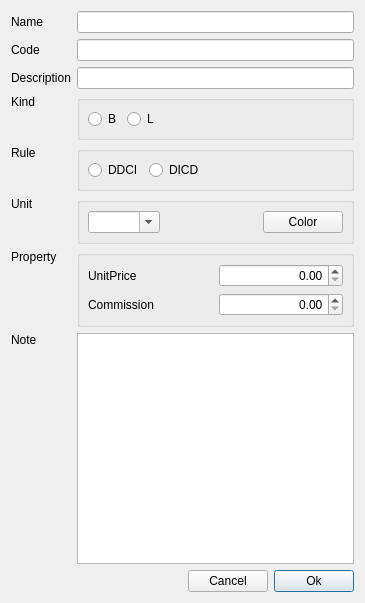
<?xml version="1.0" encoding="UTF-8"?>
<ui version="4.0">
 <class>InsertNodeItem</class>
 <widget class="QDialog" name="InsertNodeItem">
  <property name="geometry">
   <rect>
    <x>0</x>
    <y>0</y>
    <width>365</width>
    <height>603</height>
   </rect>
  </property>
  <layout class="QGridLayout" name="gridLayout_4">
   <item row="5" column="1" colspan="3">
    <widget class="QGroupBox" name="groupBox">
     <property name="sizePolicy">
      <sizepolicy hsizetype="Preferred" vsizetype="Preferred">
       <horstretch>0</horstretch>
       <verstretch>0</verstretch>
      </sizepolicy>
     </property>
     <property name="title">
      <string/>
     </property>
     <layout class="QHBoxLayout" name="horizontalLayout">
      <property name="spacing">
       <number>-1</number>
      </property>
      <property name="leftMargin">
       <number>8</number>
      </property>
      <property name="topMargin">
       <number>8</number>
      </property>
      <property name="rightMargin">
       <number>8</number>
      </property>
      <property name="bottomMargin">
       <number>8</number>
      </property>
      <item>
       <widget class="QRadioButton" name="rBtnDDCI">
        <property name="toolTip">
         <string>Debit Decrease, Credit Increase</string>
        </property>
        <property name="text">
         <string notr="true">DDCI</string>
        </property>
       </widget>
      </item>
      <item>
       <widget class="QRadioButton" name="rBtnDICD">
        <property name="toolTip">
         <string>Debit Increase, Credit Decrease</string>
        </property>
        <property name="text">
         <string notr="true">DICD</string>
        </property>
       </widget>
      </item>
      <item>
       <spacer name="horizontalSpacer_2">
        <property name="orientation">
         <enum>Qt::Orientation::Horizontal</enum>
        </property>
        <property name="sizeHint" stdset="0">
         <size>
          <width>40</width>
          <height>5</height>
         </size>
        </property>
       </spacer>
      </item>
     </layout>
    </widget>
   </item>
   <item row="1" column="0">
    <widget class="QLabel" name="labCode">
     <property name="text">
      <string>Code</string>
     </property>
     <property name="buddy">
      <cstring>lineEditCode</cstring>
     </property>
    </widget>
   </item>
   <item row="6" column="0">
    <widget class="QLabel" name="labUnit">
     <property name="toolTip">
      <string>Cannot be changed once set. Delete and recreate to modify.</string>
     </property>
     <property name="text">
      <string>Unit</string>
     </property>
     <property name="alignment">
      <set>Qt::AlignmentFlag::AlignLeading|Qt::AlignmentFlag::AlignLeft|Qt::AlignmentFlag::AlignTop</set>
     </property>
    </widget>
   </item>
   <item row="9" column="0">
    <widget class="QLabel" name="labNote">
     <property name="sizePolicy">
      <sizepolicy hsizetype="Preferred" vsizetype="Expanding">
       <horstretch>0</horstretch>
       <verstretch>0</verstretch>
      </sizepolicy>
     </property>
     <property name="text">
      <string>Note</string>
     </property>
     <property name="alignment">
      <set>Qt::AlignmentFlag::AlignLeading|Qt::AlignmentFlag::AlignLeft|Qt::AlignmentFlag::AlignTop</set>
     </property>
     <property name="buddy">
      <cstring>plainTextEdit</cstring>
     </property>
    </widget>
   </item>
   <item row="12" column="2">
    <widget class="QPushButton" name="pBtnCancel">
     <property name="sizePolicy">
      <sizepolicy hsizetype="Fixed" vsizetype="Fixed">
       <horstretch>0</horstretch>
       <verstretch>0</verstretch>
      </sizepolicy>
     </property>
     <property name="text">
      <string>Cancel</string>
     </property>
    </widget>
   </item>
   <item row="2" column="1" colspan="3">
    <widget class="LineEdit" name="lineEditDescription">
     <property name="sizePolicy">
      <sizepolicy hsizetype="Preferred" vsizetype="Preferred">
       <horstretch>0</horstretch>
       <verstretch>0</verstretch>
      </sizepolicy>
     </property>
    </widget>
   </item>
   <item row="7" column="0">
    <widget class="QLabel" name="labProperty">
     <property name="text">
      <string>Property</string>
     </property>
     <property name="alignment">
      <set>Qt::AlignmentFlag::AlignLeading|Qt::AlignmentFlag::AlignLeft|Qt::AlignmentFlag::AlignTop</set>
     </property>
    </widget>
   </item>
   <item row="4" column="1" colspan="3">
    <widget class="QGroupBox" name="groupBox_3">
     <property name="title">
      <string/>
     </property>
     <layout class="QGridLayout" name="gridLayout_2">
      <property name="leftMargin">
       <number>8</number>
      </property>
      <property name="topMargin">
       <number>8</number>
      </property>
      <property name="rightMargin">
       <number>8</number>
      </property>
      <property name="bottomMargin">
       <number>8</number>
      </property>
      <property name="spacing">
       <number>-1</number>
      </property>
      <item row="0" column="0">
       <widget class="QRadioButton" name="rBtnBranch">
        <property name="toolTip">
         <string>Branch</string>
        </property>
        <property name="text">
         <string notr="true">B</string>
        </property>
       </widget>
      </item>
      <item row="0" column="3">
       <spacer name="horizontalSpacer_4">
        <property name="orientation">
         <enum>Qt::Orientation::Horizontal</enum>
        </property>
        <property name="sizeHint" stdset="0">
         <size>
          <width>40</width>
          <height>5</height>
         </size>
        </property>
       </spacer>
      </item>
      <item row="0" column="1">
       <widget class="QRadioButton" name="rBtnLeaf">
        <property name="toolTip">
         <string>Leaf</string>
        </property>
        <property name="text">
         <string notr="true">L</string>
        </property>
       </widget>
      </item>
     </layout>
    </widget>
   </item>
   <item row="12" column="0" colspan="2">
    <spacer name="horizontalSpacer">
     <property name="orientation">
      <enum>Qt::Orientation::Horizontal</enum>
     </property>
     <property name="sizeHint" stdset="0">
      <size>
       <width>111</width>
       <height>20</height>
      </size>
     </property>
    </spacer>
   </item>
   <item row="12" column="3">
    <widget class="QPushButton" name="pBtnOk">
     <property name="sizePolicy">
      <sizepolicy hsizetype="Fixed" vsizetype="Fixed">
       <horstretch>0</horstretch>
       <verstretch>0</verstretch>
      </sizepolicy>
     </property>
     <property name="text">
      <string>Ok</string>
     </property>
     <property name="default">
      <bool>true</bool>
     </property>
    </widget>
   </item>
   <item row="2" column="0">
    <widget class="QLabel" name="labDescription">
     <property name="text">
      <string>Description</string>
     </property>
     <property name="buddy">
      <cstring>lineEditDescription</cstring>
     </property>
    </widget>
   </item>
   <item row="9" column="1" rowspan="3" colspan="3">
    <widget class="PlainTextEdit" name="plainTextEdit">
     <property name="tabChangesFocus">
      <bool>true</bool>
     </property>
    </widget>
   </item>
   <item row="0" column="1" colspan="3">
    <widget class="LineEdit" name="lineEditName">
     <property name="sizePolicy">
      <sizepolicy hsizetype="Expanding" vsizetype="Fixed">
       <horstretch>0</horstretch>
       <verstretch>0</verstretch>
      </sizepolicy>
     </property>
    </widget>
   </item>
   <item row="5" column="0">
    <widget class="QLabel" name="labRule">
     <property name="sizePolicy">
      <sizepolicy hsizetype="Preferred" vsizetype="Preferred">
       <horstretch>0</horstretch>
       <verstretch>0</verstretch>
      </sizepolicy>
     </property>
     <property name="text">
      <string>Rule</string>
     </property>
     <property name="alignment">
      <set>Qt::AlignmentFlag::AlignLeading|Qt::AlignmentFlag::AlignLeft|Qt::AlignmentFlag::AlignTop</set>
     </property>
     <property name="buddy">
      <cstring>rBtnDICD</cstring>
     </property>
    </widget>
   </item>
   <item row="4" column="0">
    <widget class="QLabel" name="labKind">
     <property name="sizePolicy">
      <sizepolicy hsizetype="Preferred" vsizetype="Preferred">
       <horstretch>0</horstretch>
       <verstretch>0</verstretch>
      </sizepolicy>
     </property>
     <property name="toolTip">
      <string>Cannot be changed once set. Delete and recreate to modify.</string>
     </property>
     <property name="text">
      <string>Kind</string>
     </property>
     <property name="alignment">
      <set>Qt::AlignmentFlag::AlignLeading|Qt::AlignmentFlag::AlignLeft|Qt::AlignmentFlag::AlignTop</set>
     </property>
     <property name="buddy">
      <cstring>rBtnDICD</cstring>
     </property>
    </widget>
   </item>
   <item row="1" column="1" colspan="3">
    <widget class="LineEdit" name="lineEditCode">
     <property name="sizePolicy">
      <sizepolicy hsizetype="Preferred" vsizetype="Fixed">
       <horstretch>0</horstretch>
       <verstretch>0</verstretch>
      </sizepolicy>
     </property>
    </widget>
   </item>
   <item row="0" column="0">
    <widget class="QLabel" name="labName">
     <property name="sizePolicy">
      <sizepolicy hsizetype="Fixed" vsizetype="Preferred">
       <horstretch>0</horstretch>
       <verstretch>0</verstretch>
      </sizepolicy>
     </property>
     <property name="text">
      <string>Name</string>
     </property>
     <property name="buddy">
      <cstring>lineEditName</cstring>
     </property>
    </widget>
   </item>
   <item row="6" column="1" colspan="3">
    <widget class="QGroupBox" name="groupBox">
     <layout class="QGridLayout" name="gridLayout_3">
      <property name="leftMargin">
       <number>8</number>
      </property>
      <property name="topMargin">
       <number>8</number>
      </property>
      <property name="rightMargin">
       <number>8</number>
      </property>
      <property name="bottomMargin">
       <number>8</number>
      </property>
      <item row="0" column="1">
       <spacer name="horizontalSpacer_3">
        <property name="orientation">
         <enum>Qt::Orientation::Horizontal</enum>
        </property>
        <property name="sizeHint" stdset="0">
         <size>
          <width>40</width>
          <height>20</height>
         </size>
        </property>
       </spacer>
      </item>
      <item row="0" column="0">
       <widget class="ComboBox" name="comboUnit">
        <property name="editable">
         <bool>true</bool>
        </property>
        <property name="insertPolicy">
         <enum>QComboBox::InsertPolicy::NoInsert</enum>
        </property>
       </widget>
      </item>
      <item row="0" column="2">
       <widget class="QPushButton" name="pBtnColor">
        <property name="text">
         <string>Color</string>
        </property>
        <property name="checkable">
         <bool>false</bool>
        </property>
       </widget>
      </item>
     </layout>
    </widget>
   </item>
   <item row="7" column="1" colspan="3">
    <widget class="QGroupBox" name="groupBoxProperty">
     <layout class="QGridLayout" name="gridLayout">
      <property name="leftMargin">
       <number>8</number>
      </property>
      <property name="topMargin">
       <number>8</number>
      </property>
      <property name="rightMargin">
       <number>8</number>
      </property>
      <property name="bottomMargin">
       <number>8</number>
      </property>
      <item row="1" column="0">
       <widget class="QLabel" name="labCommission">
        <property name="text">
         <string>Commission</string>
        </property>
       </widget>
      </item>
      <item row="1" column="2">
       <widget class="DoubleSpinBox" name="dSpinBoxCommission">
        <property name="alignment">
         <set>Qt::AlignmentFlag::AlignRight|Qt::AlignmentFlag::AlignTrailing|Qt::AlignmentFlag::AlignVCenter</set>
        </property>
        <property name="stepType">
         <enum>QAbstractSpinBox::StepType::AdaptiveDecimalStepType</enum>
        </property>
       </widget>
      </item>
      <item row="0" column="2">
       <widget class="DoubleSpinBox" name="dSpinBoxUnitPrice">
        <property name="alignment">
         <set>Qt::AlignmentFlag::AlignRight|Qt::AlignmentFlag::AlignTrailing|Qt::AlignmentFlag::AlignVCenter</set>
        </property>
        <property name="stepType">
         <enum>QAbstractSpinBox::StepType::AdaptiveDecimalStepType</enum>
        </property>
       </widget>
      </item>
      <item row="0" column="0">
       <widget class="QLabel" name="labUnitPrice">
        <property name="text">
         <string>UnitPrice</string>
        </property>
       </widget>
      </item>
     </layout>
    </widget>
   </item>
  </layout>
 </widget>
 <customwidgets>
  <customwidget>
   <class>LineEdit</class>
   <extends>QLineEdit</extends>
   <header location="global">widget/lineedit.h</header>
  </customwidget>
  <customwidget>
   <class>ComboBox</class>
   <extends>QComboBox</extends>
   <header location="global">widget/combobox.h</header>
  </customwidget>
  <customwidget>
   <class>PlainTextEdit</class>
   <extends>QPlainTextEdit</extends>
   <header location="global">widget/plaintextedit.h</header>
  </customwidget>
  <customwidget>
   <class>DoubleSpinBox</class>
   <extends>QDoubleSpinBox</extends>
   <header location="global">widget/doublespinbox.h</header>
  </customwidget>
 </customwidgets>
 <tabstops>
  <tabstop>lineEditName</tabstop>
  <tabstop>lineEditCode</tabstop>
  <tabstop>plainTextEdit</tabstop>
  <tabstop>pBtnOk</tabstop>
  <tabstop>pBtnCancel</tabstop>
 </tabstops>
 <resources/>
 <connections>
  <connection>
   <sender>pBtnCancel</sender>
   <signal>clicked()</signal>
   <receiver>InsertNodeItem</receiver>
   <slot>reject()</slot>
   <hints>
    <hint type="sourcelabel">
     <x>357</x>
     <y>506</y>
    </hint>
    <hint type="destinationlabel">
     <x>276</x>
     <y>492</y>
    </hint>
   </hints>
  </connection>
  <connection>
   <sender>pBtnOk</sender>
   <signal>clicked()</signal>
   <receiver>InsertNodeItem</receiver>
   <slot>accept()</slot>
   <hints>
    <hint type="sourcelabel">
     <x>431</x>
     <y>501</y>
    </hint>
    <hint type="destinationlabel">
     <x>158</x>
     <y>491</y>
    </hint>
   </hints>
  </connection>
 </connections>
</ui>
